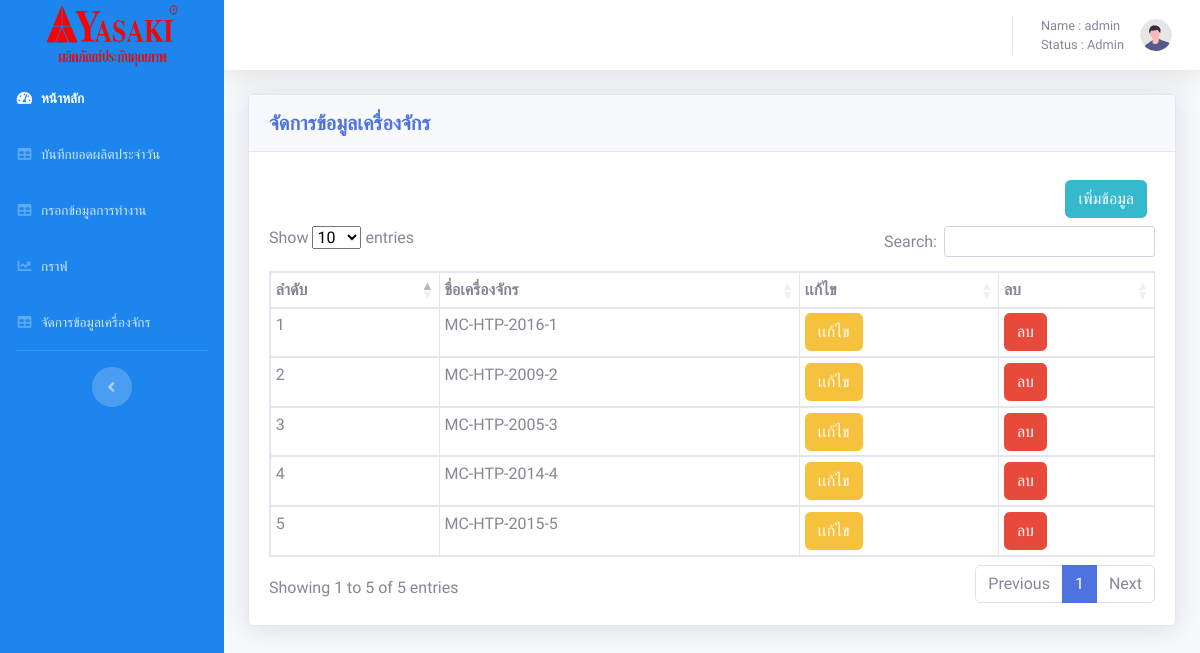
The app's page /admin/machine.php (signed in) with its own data.
### tables this page shows
CREATE TABLE `machine` (
  `mac_id` int(50) NOT NULL,
  `mac_name` varchar(50) NOT NULL,
  `b_id` int(20) NOT NULL
);

### admin/machine.php (the view, shortened to what this page needs)
<?php
include "config.php";
?>
<!DOCTYPE html>
<html lang="en">
<head>
      <link href="vendor/fontawesome-free/css/all.min.css" rel="stylesheet" type="text/css">
      <link href="css/sb-admin-2.min.css" rel="stylesheet">
      <link rel="stylesheet" type="text/css" href="https://cdn.datatables.net/1.12.1/css/dataTables.bootstrap5.min.css">
      <link rel="stylesheet" type="text/css" href="https://cdn.datatables.net/buttons/2.2.3/css/buttons.bootstrap5.min.css">
</head>
<body id="page-top" style="font-family: 'Pridi', serif;">
      <div id="wrapper">
            <ul class="navbar-nav sidebar sidebar-dark accordion" style="background-color: rgb(28 134 238);" id="accordionSidebar">
                  <a class="sidebar-brand d-flex align-items-center justify-content-center" href="home.php">
                        <div class="">
                              <img src="img/logo.png" height="65px" width="140px">
                        </div>
                  </a>
            <li class="nav-item active">
                <a class="nav-link" href="home.php">
                    <i class="fas fa-fw fa-tachometer-alt"></i>
                    <span>หน้าหลัก</span></a>
            </li>
            <li class="nav-item">
                <a class="nav-link" href="tables.php">
                    <i class="fas fa-fw fa-table"></i>
                    <span>บันทึกยอดผลิตประจำวัน</span></a>
            </li>
            <li class="nav-item">
                <a class="nav-link" href="form.php">
                    <i class="fas fa-fw fa-table"></i>
                    <span>กรอกข้อมูลการทำงาน</span></a>
            </li>
            <li class="nav-item">
                <a class="nav-link" href="charts.php">
                    <i class="fas fa-fw fa-chart-line"></i>
                    <span>กราฟ</span></a>
            </li>
            <li class="nav-item">
                <a class="nav-link" href="user.php">
                    <i class="fas fa-fw fa-table"></i>
                    <span>จัดการข้อมูลเครื่องจักร</span></a>
            </li>
            <hr class="sidebar-divider d-none d-md-block">
            <div class="text-center d-none d-md-inline">
                <button class="rounded-circle border-0" id="sidebarToggle"></button>
            </div>
        </ul>
            <div id="content-wrapper" class="d-flex flex-column">
                  <div id="content">
                        <nav class="navbar navbar-expand navbar-light bg-white topbar mb-4 static-top shadow">
                              <ul class="navbar-nav ml-auto">
                                    <li class="nav-item dropdown no-arrow">
                                          <a class="nav-link dropdown-toggle" href="#" id="userDropdown" role="button" data-toggle="dropdown" aria-haspopup="true" aria-expanded="false">
                                                <span class="mr-2 d-none d-lg-inline text-gray-600 small">Name : <?php echo $_SESSION["user"] ?> <br>Status : <?php echo $_SESSION["status"] ?> </span>
                                                <img class="img-profile rounded-circle" src="img/undraw_profile.svg">
                                          </a>
                                    </li>
                              </ul>
                        </nav>
                        <div class="container-fluid">
                              <div class="row">
                                    <div class="col-sm-12">
                                          <div class="card shadow mb-4">
                                                <div class="card-header py-3">
                                                      <h5 class="m-0 font-weight-bold text-primary">จัดการข้อมูลเครื่องจักร</h5>
                                                </div>
                                                <div class="card-body">
                                                      <div class="d-flex flex-row-reverse">
                                                            <div class="p-2"><a href="post/addmac.php"><button type="button" class="btn btn-info ">เพิ่มข้อมูล</button></a></div>
                                                      </div>
                                                      <table class="table table-bordered table-sm" id="dataTable" width="100%" cellspacing="0">
                                                            <thead>
                                                                  <tr>
                                                                        <th>ลำดับ</th>
                                                                        <th>ชื่อเครื่องจักร</th>
                                                                        <th>เเก้ไข</th>
                                                                        <th>ลบ</th>
                                                                  </tr>
                                                            </thead>
                                                            <tbody>
                                                                  <?php
                                                                  $sql = "SELECT * FROM `machine`";
                                                                  $re = mysqli_query($conn, $sql);
                                                                  foreach ($re as $k => $row) {
                                                                  ?>
                                                                        <tr>
                                                                              <td><?= ($k + 1) ?></td>
                                                                              <td><?= $row["mac_name"]; ?></td>
                                                                              <td><a href="post/edit.php?id=<?= $row["mac_id"]; ?>"><button class="btn btn-warning ">เเก้ไข</button></a></td>
                                                                              <?php
                                                                              if ($row["mac_name"] == $_SESSION["user"]) {
                                                                                    echo '<td></td>';
                                                                              } else {
                                                                              ?>
                                                                                    <td><a href="post/del.php?id=<?= $row["mac_id"]; ?>" ><button  class="btn btn-danger " OnClick="return chkdel();" >ลบ</button></a></td>
                                                                              <?php
                                                                              }
                                                                              ?>
                                                                        </tr>
                                                                  <?php
                                                                  }
                                                                  ?>
                                                            </tbody>
                                                      </table>
                                                </div>
                                          </div>
                                    </div>
                              </div>
                        </div>
                  </div>
            </div>
      </div>
</body>
</html>

### records on screen
machine: mac_name "MC-HTP-2016-1"
machine: mac_name "MC-HTP-2009-2"
machine: mac_name "MC-HTP-2005-3"
machine: mac_name "MC-HTP-2014-4"
machine: mac_name "MC-HTP-2015-5"

### other values on screen
$_SESSION["user"] "admin"
$_SESSION["status"] "Admin"
